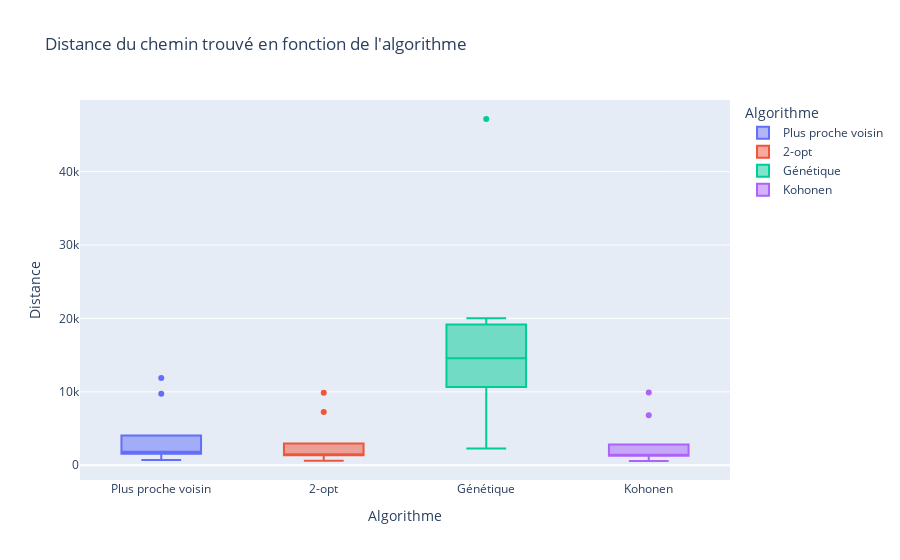
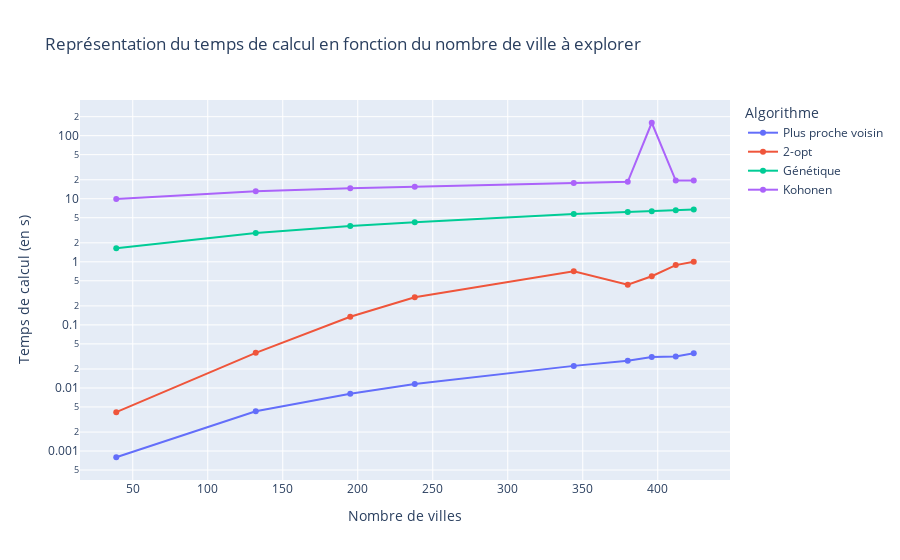

Here is the notebook cell these charts were saved with, in order:
### Code cell
# Création des visuels d'analyse des algorithmes
representation_resultats('resultats/csv/test_global_algos.csv').show()
representation_temps_calcul('resultats/csv/test_global_algos.csv').show()

### Figure 1 — Plotly figure (JSON) as saved in the notebook; plotly's stock layout.template omitted (floating-point values rounded to 4 significant figures)
{"data": [{"alignmentgroup": "True", "hovertemplate": "Algorithme=%{x}<br>Distance=%{y}<extra></extra>", "legendgroup": "Plus proche voisin", "marker": {"color": "#636efa"}, "name": "Plus proche voisin", "notched": false, "offsetgroup": "Plus proche voisin", "orientation": "v", "showlegend": true, "type": "box", "x": ["Plus proche voisin", "Plus proche voisin", "Plus proche voisin", "Plus proche voisin", "Plus proche voisin", "Plus proche voisin", "Plus proche voisin", "Plus proche voisin", "Plus proche voisin"], "x0": " ", "xaxis": "x", "y": [9749.0, 709.5, 11890.0, 1327.0, 2135.0, 1663.0, 1689.0, 1838.0, 1910.0], "y0": " ", "yaxis": "y"}, {"alignmentgroup": "True", "hovertemplate": "Algorithme=%{x}<br>Distance=%{y}<extra></extra>", "legendgroup": "2-opt", "marker": {"color": "#EF553B"}, "name": "2-opt", "notched": false, "offsetgroup": "2-opt", "orientation": "v", "showlegend": true, "type": "box", "x": ["2-opt", "2-opt", "2-opt", "2-opt", "2-opt", "2-opt", "2-opt", "2-opt", "2-opt"], "x0": " ", "xaxis": "x", "y": [7245.0, 626.2, 9889.0, 1152.0, 1449.0, 1442.0, 1420.0, 1515.0, 1523.0], "y0": " ", "yaxis": "y"}, {"alignmentgroup": "True", "hovertemplate": "Algorithme=%{x}<br>Distance=%{y}<extra></extra>", "legendgroup": "Génétique", "marker": {"color": "#00cc96"}, "name": "Génétique", "notched": false, "offsetgroup": "Génétique", "orientation": "v", "showlegend": true, "type": "box", "x": ["Génétique", "Génétique", "Génétique", "Génétique", "Génétique", "Génétique", "Génétique", "Génétique", "Génétique"], "x0": " ", "xaxis": "x", "y": [11990.0, 2272.0, 47170.0, 6724.0, 18910.0, 20040.0, 12540.0, 14580.0, 14740.0], "y0": " ", "yaxis": "y"}, {"alignmentgroup": "True", "hovertemplate": "Algorithme=%{x}<br>Distance=%{y}<extra></extra>", "legendgroup": "Kohonen", "marker": {"color": "#ab63fa"}, "name": "Kohonen", "notched": false, "offsetgroup": "Kohonen", "orientation": "v", "showlegend": true, "type": "box", "x": ["Kohonen", "Kohonen", "Kohonen", "Kohonen", "Kohonen", "Kohonen", "Kohonen", "Kohonen", "Kohonen"], "x0": " ", "xaxis": "x", "y": [6811.0, 579.8, 9904.0, 1084.0, 1470.0, 1409.0, 1368.0, 1443.0, 1506.0], "y0": " ", "yaxis": "y"}], "layout": {"boxmode": "overlay", "legend": {"title": {"text": "Algorithme"}, "tracegroupgap": 0}, "title": {"text": "Distance du chemin trouvé en fonction de l'algorithme"}, "xaxis": {"anchor": "y", "categoryarray": ["Plus proche voisin", "2-opt", "Génétique", "Kohonen"], "categoryorder": "array", "domain": [0, 1], "title": {"text": "Algorithme"}}, "yaxis": {"anchor": "x", "domain": [0, 1], "title": {"text": "Distance"}}}}

### Figure 2 — Plotly figure (JSON) as saved in the notebook; plotly's stock layout.template omitted (floating-point values rounded to 4 significant figures)
{"data": [{"hovertemplate": "Algorithme=Plus proche voisin<br>Nombre de villes=%{x}<br>Temps de calcul (en s)=%{y}<extra></extra>", "legendgroup": "Plus proche voisin", "line": {"color": "#636efa", "dash": "solid"}, "marker": {"symbol": "circle"}, "mode": "lines+markers", "name": "Plus proche voisin", "orientation": "v", "showlegend": true, "type": "scatter", "x": [39, 132, 195, 238, 344, 380, 396, 412, 424], "xaxis": "x", "y": [0.0007973, 0.004282, 0.008111, 0.01161, 0.02239, 0.02698, 0.03086, 0.03149, 0.03538], "yaxis": "y"}, {"hovertemplate": "Algorithme=2-opt<br>Nombre de villes=%{x}<br>Temps de calcul (en s)=%{y}<extra></extra>", "legendgroup": "2-opt", "line": {"color": "#EF553B", "dash": "solid"}, "marker": {"symbol": "circle"}, "mode": "lines+markers", "name": "2-opt", "orientation": "v", "showlegend": true, "type": "scatter", "x": [39, 132, 195, 238, 344, 380, 396, 412, 424], "xaxis": "x", "y": [0.00413, 0.03604, 0.1345, 0.275, 0.7109, 0.4338, 0.5911, 0.8872, 1.003], "yaxis": "y"}, {"hovertemplate": "Algorithme=Génétique<br>Nombre de villes=%{x}<br>Temps de calcul (en s)=%{y}<extra></extra>", "legendgroup": "Génétique", "line": {"color": "#00cc96", "dash": "solid"}, "marker": {"symbol": "circle"}, "mode": "lines+markers", "name": "Génétique", "orientation": "v", "showlegend": true, "type": "scatter", "x": [39, 132, 195, 238, 344, 380, 396, 412, 424], "xaxis": "x", "y": [1.643, 2.866, 3.683, 4.249, 5.708, 6.136, 6.36, 6.59, 6.736], "yaxis": "y"}, {"hovertemplate": "Algorithme=Kohonen<br>Nombre de villes=%{x}<br>Temps de calcul (en s)=%{y}<extra></extra>", "legendgroup": "Kohonen", "line": {"color": "#ab63fa", "dash": "solid"}, "marker": {"symbol": "circle"}, "mode": "lines+markers", "name": "Kohonen", "orientation": "v", "showlegend": true, "type": "scatter", "x": [39, 132, 195, 238, 344, 380, 396, 412, 424], "xaxis": "x", "y": [9.873, 13.14, 14.61, 15.55, 17.71, 18.59, 160.2, 19.45, 19.55], "yaxis": "y"}], "layout": {"legend": {"title": {"text": "Algorithme"}, "tracegroupgap": 0}, "title": {"text": "Représentation du temps de calcul en fonction du nombre de ville à explorer"}, "xaxis": {"anchor": "y", "domain": [0, 1], "title": {"text": "Nombre de villes"}}, "yaxis": {"anchor": "x", "domain": [0, 1], "title": {"text": "Temps de calcul (en s)"}, "type": "log"}}}
